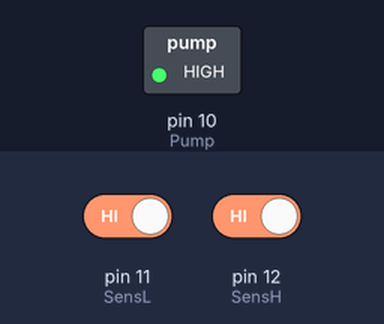
Simulated run of this sketch. Board: Arduino Uno, built with avr-gcc and run on an emulated ATmega328P. Parts: switched loads named in the sketch (green lamp = pin HIGH). The inputs (shaded band) are chosen by the test bench; at power-on: pin 12 (SensH) HIGH, pin 11 (SensL) HIGH.

Above: at 1.2 s.
1.3 s: pin 12 (SensH) driven LOW
At 1.9 s:
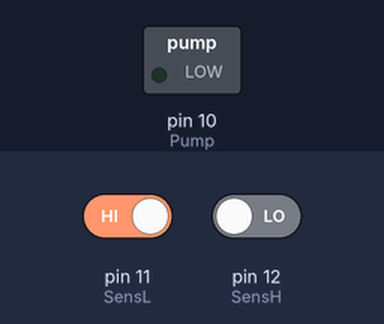
Timing chart, 0 to 4.3 s (numbered marks = the images above; inputs shaded):
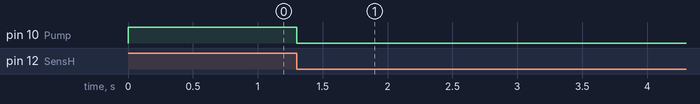

The sketch:

Auto_Fill.ino
```cpp
/*
 Name:		Auto_Fill.ino
 Author:	Daniel Trakowsky aka JustTheD
*/

#define Pump 10
#define SensH 12
#define SensL 11


void setup() {
	pinMode(SensH, INPUT_PULLUP); pinMode(SensL, INPUT_PULLUP);
	pinMode(Pump, OUTPUT);
	digitalWrite(SensH, HIGH); digitalWrite(SensL, HIGH);
	digitalWrite(Pump, LOW);


}

void loop() {


	if(digitalRead(SensH) == HIGH)
	{
		if (digitalRead(SensL) == HIGH)
		{
			digitalWrite(Pump, HIGH);
			while (digitalRead (SensH)== HIGH)
			{

			}
			digitalWrite(Pump, LOW);
			delay(10000);
		}
	}


}
```

Measured:
- after the input at 1.3 s, pin 10 (Pump): HIGH → LOW at once
